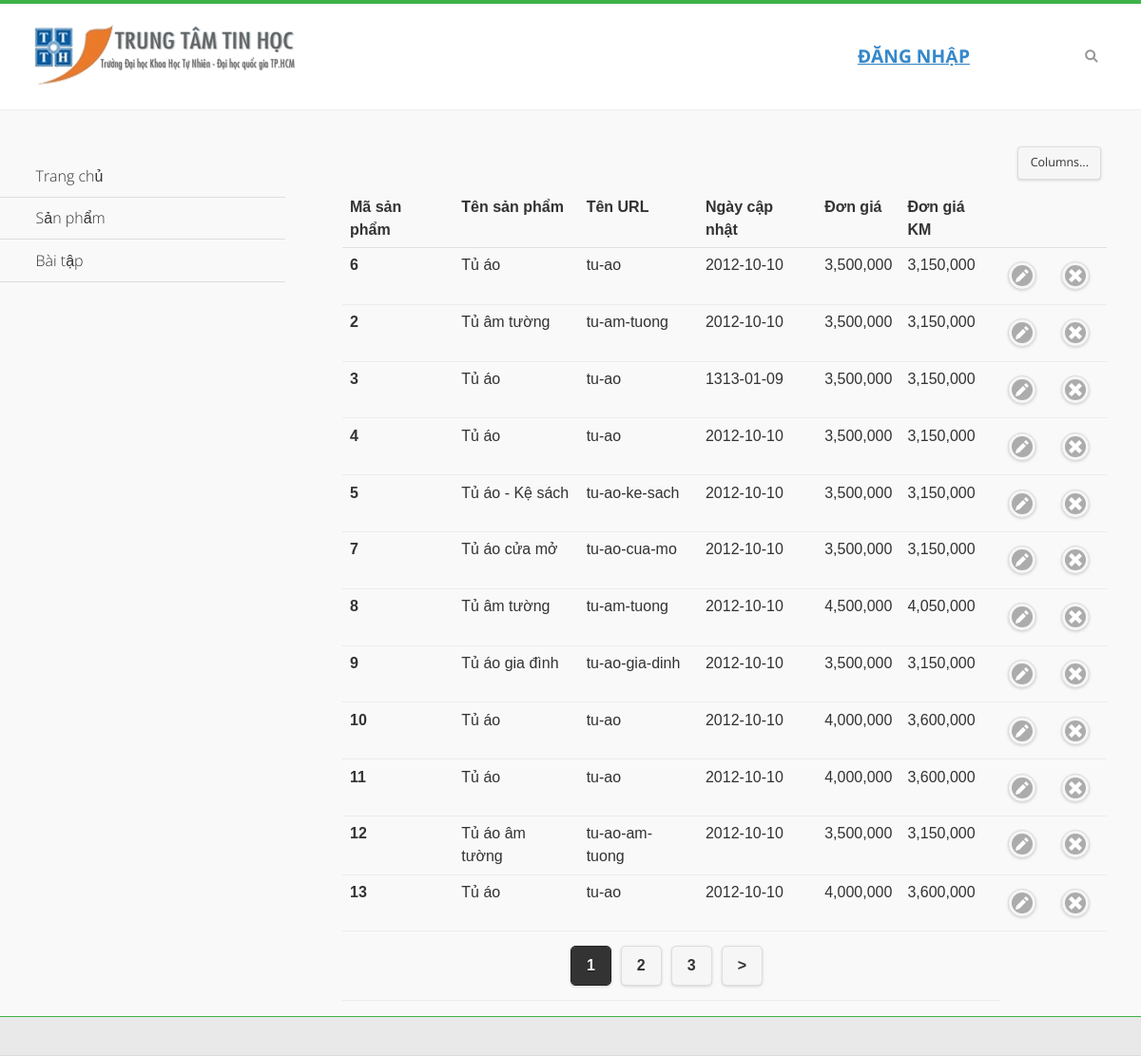
The app's page /index.php/san_pham/DanhSachSanphamAdmin with its own data.
### tables this page shows
CREATE TABLE IF NOT EXISTS `san_pham` (
  `masanpham` int(11) NOT NULL AUTO_INCREMENT,
  `tensanpham` varchar(100) NOT NULL,
  `tensanphamurl` varchar(200) NOT NULL,
  `diengiaitomtat` varchar(200) NOT NULL,
  `diengiai` varchar(200) NOT NULL,
  `dongia` double NOT NULL,
  `dongiakhuyenmai` int(11) NOT NULL,
  `hinh` varchar(100) NOT NULL,
  `ngaycapnhat` date NOT NULL,
  `maloai` int(11) NOT NULL,
  `sanphammoi` tinyint(4) NOT NULL DEFAULT '1',
  PRIMARY KEY (`masanpham`)
);

### index.php (called while the page is built, shortened)
<?php
require_once BASEPATH.'core/CodeIgniter.php';

### application/models/san_pham/M_san_pham_table.php (called while the page is built, shortened)
<?php
class M_san_pham_table extends CI_Model
{
     public function DSSanPhamPhanTrang($start,$limit)
    {
        $this->db->limit($limit,$start);
        $query=$this->db->get('san_pham');
        if($query->num_rows()>0)
            return $query->result_array();
        return false;
    }
}
?>

### application/views/san_pham/v_DocDSSanPhamAdmin.php (the view)
<div role="main" class="ui-content jqm-content my-page">
	<table data-role="table" id="table-column-toggle" data-mode="columntoggle" class="ui-responsive table-stroke">
	     <thead>
			<tr>
				<th data-priority="1">Mã sản phẩm</th>
                <th>Tên sản phẩm</th>
				<th data-priority="2">Tên URL</th>
				<th data-priority="3">Ngày cập nhật</th>
				<th data-priority="4">Đơn giá</th>
				<th data-priority="5">Đơn giá KM</th>
                <th data-priority="6"></th>
                <th data-priority="6"></th>
			</tr>
        </thead>
    	<tbody>
        <?php
            if(count($DSSanPham)>0)
            {
                foreach($DSSanPham as $sp)
                {
        ?>
            <tr>
                <th><?php echo $sp['masanpham']?></th>
                <td><?php echo $sp['tensanpham']?></td>
                <td><?php echo $sp['tensanphamurl']?></td>
                <td><?php echo $sp['ngaycapnhat']?></td>
                <td><?php echo number_format($sp['dongia'])?></td>
                <td><?php echo number_format($sp['dongiakhuyenmai'])?></td>
                <td>
                    <?php echo  anchor('quan-tri/san-pham/cap-nhat-san-pham/'.$sp['masanpham'],'Cập nhật','class=" btn ui-btn ui-icon-edit ui-btn-inline  ui-btn-icon-notext ui-shadow ui-corner-all" data-ajax="false"')?>
                </td>
                <td>
                     <?php echo  anchor('quan-tri/san-pham/xoa-san-pham','Xóa','class="btn ui-btn ui-btn-a ui-icon-delete ui-btn-inline ui-btn-icon-notext  ui-shadow ui-corner-all xoasp" onclick="return false" data-ajax="false" id="'.$sp['masanpham'].'"')?>
                </td>
            </tr>
        <?php
                }
            }
        ?>
        <tr>
            <td colspan="6"><?php echo $link;?></td>
        </tr>
        </tbody>
     </table>
</div>

### public/css_js/_assets/css/jqm-demos.css (style rules this page uses)
.jqm-demos .jqm-content { padding-top: 3em; }
@media (min-width: 60em) { .jqm-demos .jqm-content { width: 67%; padding-top: 2em; padding-left: 5%; padding-right: 3%; float: right; } }

### records on screen
san_pham: masanpham "6", tensanpham "Tủ áo", tensanphamurl "tu-ao", ngaycapnhat "2012-10-10", dongia "3,500,000", dongiakhuyenmai "3,150,000"
san_pham: masanpham "2", tensanpham "Tủ âm tường", tensanphamurl "tu-am-tuong", ngaycapnhat "2012-10-10", dongia "3,500,000", dongiakhuyenmai "3,150,000"
san_pham: masanpham "3", tensanpham "Tủ áo", tensanphamurl "tu-ao", ngaycapnhat "1313-01-09", dongia "3,500,000", dongiakhuyenmai "3,150,000"
san_pham: masanpham "4", tensanpham "Tủ áo", tensanphamurl "tu-ao", ngaycapnhat "2012-10-10", dongia "3,500,000", dongiakhuyenmai "3,150,000"
san_pham: masanpham "5", tensanpham "Tủ áo - Kệ sách", tensanphamurl "tu-ao-ke-sach", ngaycapnhat "2012-10-10", dongia "3,500,000", dongiakhuyenmai "3,150,000"
san_pham: masanpham "7", tensanpham "Tủ áo cửa mở", tensanphamurl "tu-ao-cua-mo", ngaycapnhat "2012-10-10", dongia "3,500,000", dongiakhuyenmai "3,150,000"
san_pham: masanpham "8", tensanpham "Tủ âm tường", tensanphamurl "tu-am-tuong", ngaycapnhat "2012-10-10", dongia "4,500,000", dongiakhuyenmai "4,050,000"
san_pham: masanpham "9", tensanpham "Tủ áo gia đình", tensanphamurl "tu-ao-gia-dinh", ngaycapnhat "2012-10-10", dongia "3,500,000", dongiakhuyenmai "3,150,000"
san_pham: masanpham "10", tensanpham "Tủ áo", tensanphamurl "tu-ao", ngaycapnhat "2012-10-10", dongia "4,000,000", dongiakhuyenmai "3,600,000"
san_pham: masanpham "11", tensanpham "Tủ áo", tensanphamurl "tu-ao", ngaycapnhat "2012-10-10", dongia "4,000,000", dongiakhuyenmai "3,600,000"
san_pham: masanpham "12", tensanpham "Tủ áo âm tường", tensanphamurl "tu-ao-am-tuong", ngaycapnhat "2012-10-10", dongia "3,500,000", dongiakhuyenmai "3,150,000"
san_pham: masanpham "13", tensanpham "Tủ áo", tensanphamurl "tu-ao", ngaycapnhat "2012-10-10", dongia "4,000,000", dongiakhuyenmai "3,600,000"

### other values on screen
$link "1 2 3 >"
